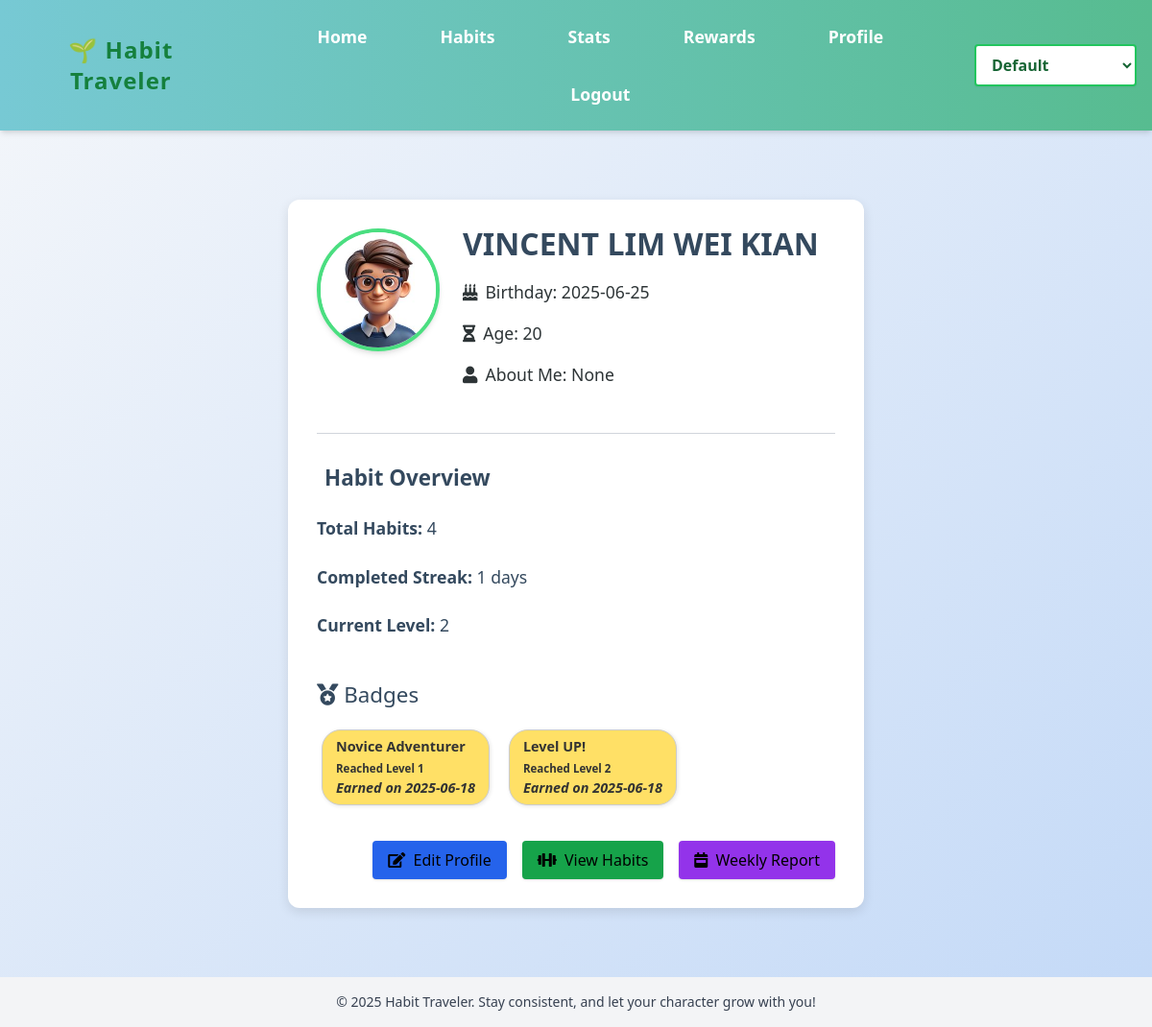
The app's page /profile (signed in) with its own data.
### app.py (models this page shows)
class User(db.Model):
    id = db.Column(db.Integer, primary_key=True)
    email = db.Column(db.String(150), unique=True, nullable=False)
    name = db.Column(db.String(150), unique=True, nullable=True)
    password = db.Column(db.String(200), nullable=False)
    xp = db.Column(db.Integer, default=0)
    level = db.Column(db.Integer, default=1)
    birthday = db.Column(db.Date, nullable=True)
    age = db.Column(db.Integer, nullable=True)
    description = db.Column(db.String(500), nullable=True)
    avatar = db.Column(db.String(200), nullable=True)

class UserBadge(db.Model):
    id = db.Column(db.Integer, primary_key=True)
    user_id = db.Column(db.Integer, db.ForeignKey('user.id'), nullable=False)
    badge_id = db.Column(db.Integer, db.ForeignKey('badge.id'), nullable=False)
    earned_date = db.Column(db.DateTime, default=datetime.utcnow)
    user = db.relationship('User', backref='user_badges')
    badge = db.relationship('Badge')

class Badge(db.Model):
    id = db.Column(db.Integer, primary_key=True)
    name = db.Column(db.String(100), unique=True, nullable=False)
    description = db.Column(db.String(300))
    level_required = db.Column(db.Integer, nullable=False)

### app.py (the view)
@app.route('/profile')
def profile():
    if 'user_id' not in session:
        return redirect(url_for('login'))
    user_id = session['user_id']
    user = User.query.get(user_id)
    if user:
        total_habits = Habit.query.filter_by(user_id=user_id).count()
        habit_completions = HabitCompletion.query.filter_by(user_id=user_id).order_by(HabitCompletion.date).all()
        streaks = {}
        previous_dates = {}
        for completion in habit_completions:
            habit_id = completion.habit_id
            current_date = completion.date
            if habit_id not in streaks:
                streaks[habit_id] = 1
                previous_dates[habit_id] = current_date
            else:
                if (current_date - previous_dates[habit_id]).days == 1:
                    streaks[habit_id] += 1
                else:
                    streaks[habit_id] = 1
                previous_dates[habit_id] = current_date
        max_streak = max(streaks.values(), default=0)
        unique_badges = {}
        for user_badge in user.user_badges:
            if user_badge.badge_id not in unique_badges:
                unique_badges[user_badge.badge_id] = user_badge
        unique_user_badges = list(unique_badges.values())
        return render_template('profile.html',
                               user=user,
                               total_habits=total_habits,
                               max_streak=max_streak,
                               unique_user_badges=unique_user_badges)
    else:
        flash("User not found.")
        return redirect(url_for('index'))

### templates/profile.html (shortened to what this page needs)
{% extends 'base.html' %}
{% block content %}
<div id="profile-container" class="max-w-4xl mx-auto bg-white dark:bg-gray-800 shadow-lg rounded-xl p-6 space-y-8 profile-container">
    <div class="flex flex-col md:flex-row items-center md:items-start space-x-0 md:space-x-6 space-y-4 md:space-y-0">
        <img src="{{ url_for('static', filename='avatars/' + (user.avatar if user.avatar else 'default_avatar.png')) }}"
             alt="Avatar"
             class="w-32 h-32 rounded-full border-4 border-green-400 shadow-md object-cover">
        <div class="text-center md:text-left">
            <h1 class="text-2xl font-bold text-gray-800 dark:text-gray-100">{{ user.name }}</h1>
            <p class="text-gray-600 dark:text-gray-300"><i class="fas fa-birthday-cake mr-2"></i>Birthday: {{ user.birthday }}</p>
            <p class="text-gray-600 dark:text-gray-300"><i class="fas fa-hourglass-half mr-2"></i>Age: {{ user.age }}</p>
            <p class="text-gray-600 dark:text-gray-300"><i class="fas fa-user mr-2"></i>About Me: {{ user.description }}</p>
        </div>
    </div>
    <hr class="border-gray-300 dark:border-gray-600">
    <div class="profile-section">
        <h2 class="text-xl font-semibold mb-3 text-gray-700 dark:text-gray-200">Habit Overview</h2>
        <ul class="space-y-1 text-gray-700 dark:text-gray-300">
            <li><strong>Total Habits:</strong> {{ total_habits }}</li>
            <li><strong>Completed Streak:</strong> {{ max_streak }} days</li>
            <li><strong>Current Level:</strong> {{ user.level }}</li>
        </ul>
    </div>
    <div class="profile-section">
        <h2><i class="fas fa-medal"></i> Badges</h2>
        <div class="badges">
            {% if unique_user_badges %}
                {% for user_badge in unique_user_badges %}
                    <div class="badge">
                        <strong>{{ user_badge.badge.name }}</strong><br>
                        <small>{{ user_badge.badge.description }}</small><br>
                        <em>Earned on {{ user_badge.earned_date.strftime('%Y-%m-%d') }}</em>
                    </div>
                {% endfor %}
            {% else %}
                <p>No badges earned yet.</p>
            {% endif %}
        </div>
    </div>
    <div class="flex flex-wrap justify-center md:justify-end gap-4 mt-6">
   <a href="{{ url_for('edit_profile') }}" class="px-4 py-2 bg-blue-600 !text-black rounded hover:bg-blue-700 transition shadow">
    <i class="fas fa-edit mr-1"></i> Edit Profile
</a>
<a href="{{ url_for('habits') }}" class="px-4 py-2 bg-green-600 !text-black rounded hover:bg-green-700 transition shadow">
    <i class="fas fa-dumbbell mr-1"></i> View Habits
</a>
<a href="{{ url_for('weekly_report') }}" class="px-4 py-2 bg-purple-600 !text-black rounded hover:bg-purple-700 transition shadow">
    <i class="fas fa-calendar-week mr-1"></i> Weekly Report
</a>
    </div>
</div>
{% endblock %}

### static/style.css (style rules this page uses)
body { margin: 0; font-family: 'Segoe UI', Tahoma, Geneva, Verdana, sans-serif; background: linear-gradient(to bottom right, #f5f7fa, #c3d9f7); color: #333; min-height: 100vh; display: flex; flex-direction: column; }
main h2 { font-size: 2em; color: #4b6584; margin-bottom: 10px; }
main p { font-size: 1.1em; line-height: 1.6; margin-bottom: 20px; }
ul { list-style: none; padding: 0; }
ul li { padding: 10px 0; font-size: 1.1em; color: #34495e; }
a { color: #3498db; text-decoration: none; }
body.profile .profile-container { max-width: 600px; margin: 40px auto; background: #ffffff; padding: 30px; border-radius: 12px; box-shadow: 0 4px 12px rgba(0, 0, 0, 0.1); text-align: left; }
body.profile .profile-container h1 { font-size: 2em; color: #34495e; margin-bottom: 20px; text-align: center; }
body.profile .profile-container p { font-size: 1.1em; margin-bottom: 15px; color: #2d3436; }
body.profile .profile-section { margin-top: 30px; }
body.profile .profile-section h2 { color: #34495e; font-size: 1.4em; margin-bottom: 15px; }
body.profile .badges { display: flex; flex-wrap: wrap; gap: 10px; }
body.profile .badge { background-color: #ffe066; color: #333; padding: 6px 14px; border-radius: 20px; font-size: 0.9em; font-weight: bold; }
.badge { display: inline-block; background: #f5f5f5; border: 1px solid #ccc; padding: 10px; margin: 5px; border-radius: 10px; box-shadow: 1px 1px 4px rgba(0, 0, 0, 0.1); }

### records on screen
User: avatar (picture), name "VINCENT LIM WEI KIAN", birthday "2025-06-25", age "20", description "None", level "2"
UserBadge: badge.name "Novice Adventurer", badge.description "Reached Level 1", earned_date "2025-06-18"
UserBadge: badge.name "Level UP!", badge.description "Reached Level 2", earned_date "2025-06-18"

### other values on screen
{{ total_habits }} "4"
{{ max_streak }} "1"
